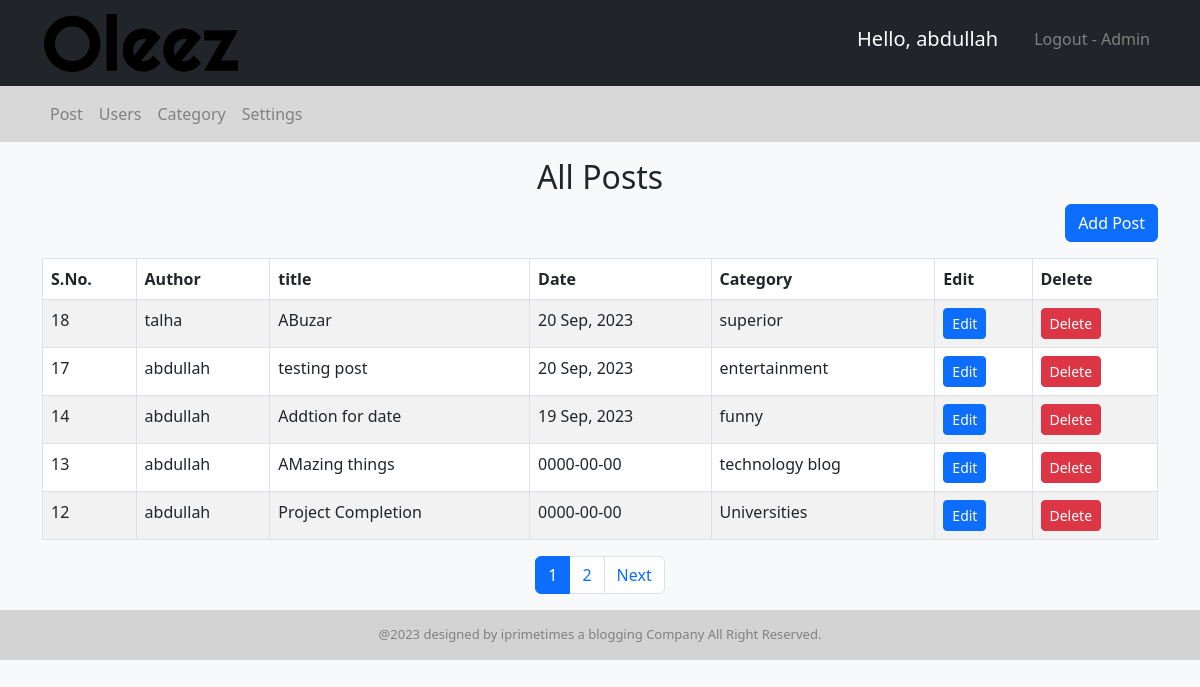
The page /admin/post.php (signed in) on the database its author committed.
### tables this page shows
CREATE TABLE `setting` (
  `setting_id` int(11) NOT NULL,
  `websitename` varchar(255) NOT NULL,
  `logo` varchar(255) NOT NULL,
  `footerdesc` text NOT NULL
);

CREATE TABLE `post` (
  `post_id` int(11) NOT NULL,
  `title` varchar(255) NOT NULL,
  `description` text NOT NULL,
  `date` varchar(50) NOT NULL,
  `category` int(11) NOT NULL,
  `author` int(11) NOT NULL,
  `image` varchar(255) NOT NULL
);

CREATE TABLE `user` (
  `user_id` int(11) NOT NULL,
  `first-name` varchar(255) NOT NULL,
  `last-name` varchar(255) NOT NULL,
  `username` varchar(255) NOT NULL,
  `email` varchar(255) NOT NULL,
  `password` varchar(255) NOT NULL,
  `role` int(11) NOT NULL
);

CREATE TABLE `category` (
  `category_id` int(11) NOT NULL,
  `category_name` varchar(255) NOT NULL,
  `post` int(11) DEFAULT 0
);

### admin/post.php (the view, shortened to what this page needs)
<?php
    include "header.php";
?>
<body>
  <div class="container mt-3">
    <h2 class="text-center mb-2">All Posts</h2>
    <div class="d-grid gap-2 d-md-flex justify-content-md-end mb-3">
      <a href="add-post.php"><button class="btn btn-primary">Add Post</button></a>
    </div>
    <?php
      include "config.php";
      $limit = 5;
      if(isset($_GET['page'])){
          $page = $_GET['page'];
      }else{
          $page = 1;
      }
      $offset = ($page - 1) * $limit;
      if($_SESSION["role"] == '1'){
        $sql = "SELECT post.post_id, post.title , post.description, post.date, category.category_name,
        user.username, post.category FROM post
        LEFT JOIN category ON post.category = category.category_id
        LEFT JOIN user ON post.author = user.user_id
        ORDER BY post.post_id DESC LIMIT $offset , $limit";
      }
      $result = mysqli_query($conn, $sql) or die("Query failed");
      if(mysqli_num_rows($result)){
    ?>
    <table class="table table-bordered table-striped">
      <thead>
        <tr>
          <th>S.No.</th>
          <th>Author</th>
          <th>title</th>
          <th>Date</th>
          <th>Category</th>
          <th>Edit</th>
          <th>Delete</th>
        </tr>
      </thead>
      <tbody>
        <?php
            while ($row = mysqli_fetch_assoc($result)){
        ?>
        <tr>
          <td><?php echo $row['post_id'] ?></td>
          <td><?php echo $row['username'] ?></td>
          <td><?php echo $row['title'] ?></td>
          <td><?php echo $row['date'] ?></td>
          <td><?php echo $row['category_name'] ?></td>
          <td><a href="update-post.php?id=<?php echo $row['post_id']; ?>"><button name="edit" class="btn btn-sm btn-primary">Edit</button></a></td>
          <td><a href="delete-post.php?id=<?php echo $row['post_id']; ?>&category_id=<?php echo $row['category']; ?>"><button name="delete" class="btn btn-sm btn-danger">Delete</button></a></td>
        </tr>
        <?php  } ?>
      </tbody>
    </table>
    <?php
    }
    if($_SESSION["role"] == '1'){
      $sql1 = "SELECT * FROM post";
    }elseif($_SESSION["role"] == '0'){
      $sql1 = "SELECT * FROM post
      WHERE author = {$_SESSION['user_id']}";
    }
        $result1 = mysqli_query($conn, $sql1) or die("Query Failed!");
        $total_records = mysqli_num_rows($result1);
        $limit = 5  ;
        $total_page = ceil($total_records/$limit);
        echo '<ul class="pagination justify-content-center">';
        for($i=1; $i<=$total_page; $i++){
            if($i==$page){
                $active = "active";
            }else{
                $active = "";
            }
            echo '<li class="page-item '.$active.'"><a class="page-link" href="post.php?page='.$i.'">'.$i.'</a></li>';
        }
        if($total_page > $page){
            echo '<li class="page-item"><a class="page-link" href="post.php?page='.($page + 1).'">Next</a></li>';
          }
        echo '</ul>';
    ?>
  </div>
<?php include "footer.php"; ?>

### admin/header.php (shortened to what this page needs)
<!DOCTYPE html>
<html lang="en">
<head>
  <link rel="stylesheet" href="https://cdnjs.cloudflare.com/ajax/libs/twitter-bootstrap/5.3.0/css/bootstrap.min.css">
</head>
<body>
  <header>
    <nav class="navbar navbar-expand-lg navbar-light bg-dark">
      <div class="container">
      <?php
        include "config.php";
        $logo_sql = "SELECT logo FROM setting";
        $logo_result = mysqli_query($conn, $logo_sql);
        $logo_row = mysqli_fetch_assoc($logo_result);
      ?>
        <a class="navbar-brand" href="#">
          <img src="images\<?php echo $logo_row['logo']; ?>" alt="Logo" height="60">
        </a>
        <div class="collapse navbar-collapse" id="navbarNav">
          <ul class="navbar-nav navoo ms-auto">
            <li class="nav-item">
              <h5 style="margin-right: 20px;">
              <a style="cursor:not-allowed; color: #fff;" onmouseover="this.style.color='gold';" onmouseout="this.style.color='#fff';" class="nav-link">Hello, <?php echo $_SESSION['username'] ?></a>
            </h5>
            </li>
            <li class="nav-item">
              <a style="color: grey;" onmouseover="this.style.color='red';" onmouseout="this.style.color='grey';" class="nav-link" href="logout.php">Logout
              <?php
              if($_SESSION['role'] == '1'){
                 echo '- Admin';
                 }else{
                    echo "";
              } ?></a>
            </li>
          </ul>
        </div>
      </div>
    </nav>
    <nav class="navbar navbar-expand-lg navbar-dark">
      <div class="container">
        <div class="collapse navbar-collapse" id="navbarNavLower">
          <ul class="navbar-nav navee">
            <li class="nav-item">
              <a class="nav-link" href="post.php">Post</a>
            </li>
            <?php
              if($_SESSION['role'] == '1'){
            ?>
            <li class="nav-item">
              <a class="nav-link" href="user.php">Users</a>
            </li>
            <li class="nav-item">
              <a class="nav-link" href="category.php">Category</a>
            </li>
            <li class="nav-item">
              <a class="nav-link" href="setting.php">Settings</a>
            </li>
            <?php
              }
            ?>
          </ul>
        </div>
      </div>
    </nav>
  </header>

### admin/footer.php
<div id ="footer">
    <div class="container">
        <div class="row">
            <div class="col-md-12">
                <?php
                    include "config.php";
                    $sql = "SELECT footerdesc FROM setting";
                    $result = mysqli_query($conn, $sql);
                    $row = mysqli_fetch_assoc($result);
                ?>
                <div id="content">
                    <?php echo $row['footerdesc']; ?>
                </div>
            </div>
        </div>
    </div>
</div>
</body>
</html>

### admin/header.php (style rules this page uses)
.navbar { background-color: #D8D8D8;; }
.navbar-brand { font-size: 1.5rem; font-weight: bold; color: #fff; }
.navoo .nav-link { color: #fff; }
.navee .nav-link { color: grey; }
#footer { color: grey; padding:15px 0; text-align:center; background-color: lightgrey; bottom: 0; }
#footer #content { font-size: 13px; }
body { background-color: #f8f9fa; }

### rows shown on the page
setting: logo (picture), footerdesc "@2023 designed by iprimetimes a blogging Company All Right Reserved."
post: post_id "18", user.username "talha", title "ABuzar", date "20 Sep, 2023", category.category_name "superior"
post: post_id "17", user.username "abdullah", title "testing post", date "20 Sep, 2023", category.category_name "entertainment"
post: post_id "14", user.username "abdullah", title "Addtion for date", date "19 Sep, 2023", category.category_name "funny"
post: post_id "13", user.username "abdullah", title "AMazing things", date "0000-00-00", category.category_name "technology blog"
post: post_id "12", user.username "abdullah", title "Project Completion", date "0000-00-00", category.category_name "Universities"

### other values the page prints
$_SESSION['username'] "abdullah"
